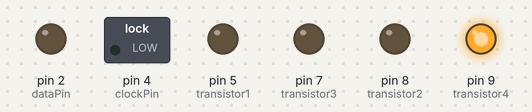
Simulated run of this sketch. Board: Arduino Uno, built with avr-gcc and run on an emulated ATmega328P. Parts: switched loads named in the sketch (green lamp = pin HIGH), output pins drawn as LEDs (lit = HIGH).

Above: at 0.07 s.
At 0.52 s:
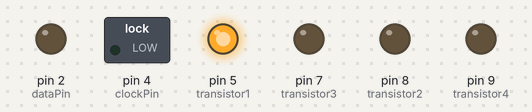
At 1.27 s:
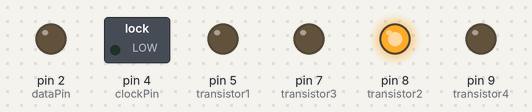
At 2.62 s:
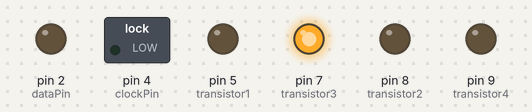
Timing chart, 0 to 3.0 s (numbered marks = the images above):
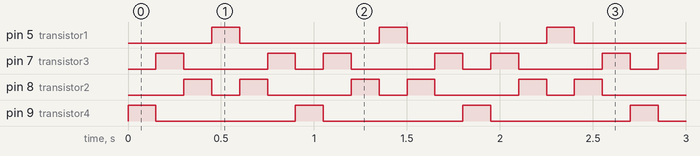

Measured:
- by itself, pin 5 (transistor1), pin 9 (transistor4): alternates HIGH for 0.15 s and LOW for 0.75 s
- by itself, pin 7 (transistor3): repeats every 0.90 s: LOW 0.45 s, HIGH 0.15 s, LOW 0.15 s, HIGH 0.15 s
- by itself, pin 8 (transistor2): repeats every 0.90 s: LOW 0.15 s, HIGH 0.15 s, LOW 0.45 s, HIGH 0.15 s

The sketch:

ledcubetest.ino
```cpp
//Initialiseer pinnen
const int latchPin = 3;
const int clockPin = 4;
const int dataPin = 2;
const int transistor1 = 5;
const int transistor3 = 7;
const int transistor2 = 8;
const int transistor4 = 9;


///////////////////////////////////////////////////////////////////////////////////////////////////////////////////////////////////////////////////////////////////////////////////
//PATRONEN
/*
//Knipperen
const byte pattern0[] = {B11111111, B00000000};

// Om en om
const byte pattern1[] = {B10101010, B01010101};


// Allebei de kanten op
const byte pattern2[] = {B00000001, B00000010, B00000100, B00001000, B00010000, B00100000, B01000000, B10000000,B01000000,B00100000,B00010000,B00001000,B00000100,B00000010};


//Twee tegelijk
const byte pattern3[] = {B00000011,B00000110,B00001100,B00011000,B00110000,B01100000,B11000000, B01100000, B00110000, B00011000, B00001100, B00000110};


//1001 patroon
const byte pattern4[] = {B10000001, B01000010, B00100100, B00011000, B00100100, B01000010};
*/
const int pattern1[] = {0b11111111};
///////////////////////////////////////////////////////////////////////////////////////////////////////////////////////////////////////////////////////////////////////////////////


void setup() {
  pinMode(latchPin, OUTPUT);
  pinMode(clockPin, OUTPUT);
  pinMode(dataPin, OUTPUT);
  pinMode(transistor1, OUTPUT);
  pinMode(transistor2, OUTPUT);
  pinMode(transistor3, OUTPUT);
  pinMode(transistor4, OUTPUT);
  //digitalWrite(transistor1, HIGH);
  //digitalWrite(transistor2, HIGH);
  //digitalWrite(transistor3, HIGH);
 // digitalWrite(transistor4, HIGH);
}


void loop() {

/*for (int i = 0; i < 2; i++) {
    for (int num = 0; num < sizeof(pattern1); num++) {
      showLeds(pattern1[num]);
      delay(300);
    }
  }*/
  patroon1();

}


void patroon1(){
for(int i = 0; i < 4; i++){

 digitalWrite(transistor4, HIGH);
 delay(150);
 digitalWrite(transistor4, LOW);


 digitalWrite(transistor3, HIGH);
 delay(150);
 digitalWrite(transistor3, LOW);


 digitalWrite(transistor2, HIGH);
 delay(150);
 digitalWrite(transistor2, LOW);


digitalWrite(transistor1, HIGH);
 delay(150);
digitalWrite(transistor1, LOW);


 digitalWrite(transistor2, HIGH);
 delay(150);
 digitalWrite(transistor2, LOW);


 digitalWrite(transistor3, HIGH);
 delay(150);
 digitalWrite(transistor3, LOW);


 }
}


//Void functie om de leds aan te sturen
void showLeds(byte value) {
  digitalWrite(latchPin, LOW);
  shiftOut(dataPin, clockPin, MSBFIRST, value);
  digitalWrite(latchPin, HIGH);
}
```
